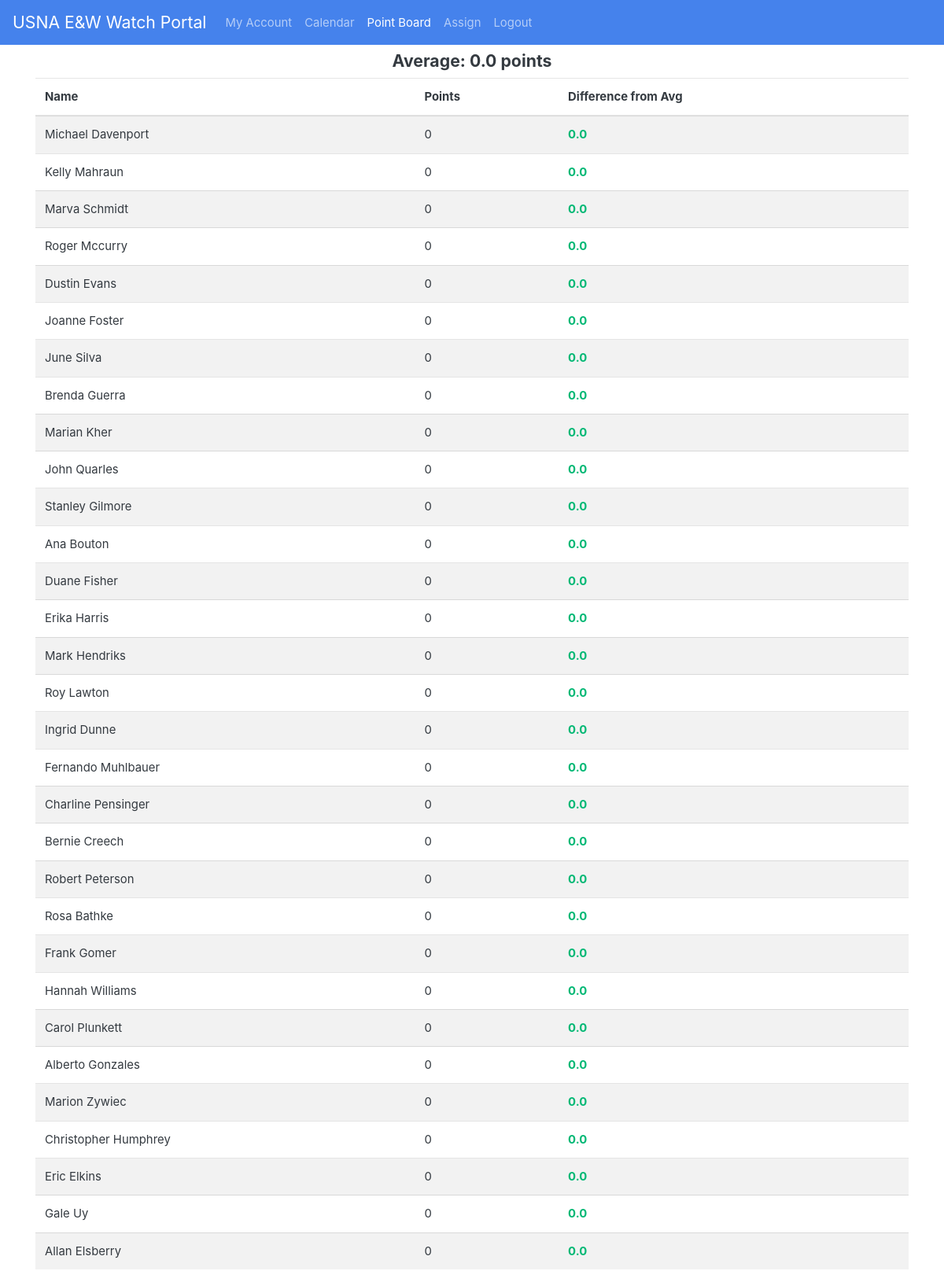
The page /points (signed in) on the database its author committed.
### app.py (models this page shows, shortened)
class User(UserMixin, db.Model):
    __tablename__ = 'Users'
    id = db.Column(db.Integer, primary_key=True)
    active = db.Column(db.Boolean, default=True)
    first = db.Column(db.String(128))
    last = db.Column(db.String(128))
    email = db.Column(db.String(64), index=True, unique=True)
    password_hash = db.Column(db.String(128))
    created = db.Column(db.DateTime, index=False,
                        unique=False, default=date.today())
    phone = db.Column(db.Integer)
    qualified = db.Column(db.Boolean, index=True, unique=False, default=False)
    data = db.Column(db.String(2**30), index=False, unique=False)
    points = db.Column(db.Integer, index=True, unique=False, default=0)
    department = db.Column(db.String(128))
    point_offset = db.Column(db.Integer, default=0)
    roles=db.Column(db.String(128),default='')
    def __repr__(self):
        return f"{self.first} {self.last}"

### app.py (the view)
@app.route('/points', methods=["GET"])
@login_required
def points():
    users = User.query.all()
    average =0
    for u in users:
        average+=u.points
    average = average/len(users)
    users.sort(reverse=True,key=lambda x: x.points)
    return render_template('points.html', users=users,average=average)

### app.py (called while the page is built)
@login.user_loader
def load_user(id=1):
    return User.query.get(int(id))

### templates/points.html (shortened to what this page needs)
{%extends "base.html"%}
{%block content%}
<div class="container">
    <h5 class="text-center">Average: {{average|round(1)}} points</h5>
    <table class="table table-striped table-hover">
        <thead>
            <tr>
                <th scope="col">Name</th>
                <th scope="col">Points</th>
                <th scope="col">Difference from Avg</th>
            </tr>
        </thead>
        <tbody>
            {%for u in users%}
            <tr>
                <td>{{u}}</td>
                <td>{{u.points}}</td>
                <td class='average'><strong>{{(u.points-average)|round(1)}}</strong></td>
            </tr>
            {%endfor%}
        </tbody>
    </table>
</div>
{%endblock%}

### templates/base.html (shortened to what this page needs)
<!DOCTYPE html>
<html lang="en">
<head>
    <link rel="stylesheet" href="/static/bootstrap.min.css">
    <link rel="stylesheet" href="/static/style.css">
</head>
<body>
    <nav class="navbar navbar-expand-md navbar-dark bg-primary">
        <a class="navbar-brand" href="/">USNA E&W Watch Portal</a>
        <div class="collapse navbar-collapse" id="navbarNav">
            <ul class="navbar-nav">
                <li class="nav-item {%if request.path == '/profile'%}active{%endif%}"">
                    <a class=" nav-link" href="/profile">My Account</a>
                </li>
                <li class="nav-item {%if request.path == '/jets'%}active{%endif%}"">
                    <a class=" nav-link" href="/calendar">Calendar</a>
                </li>
                <li class="nav-item {%if request.path == '/points'%}active{%endif%}"">
                    <a class=" nav-link" href="/points">Point Board</a>
                </li>
                <li class="nav-item {%if request.path == '/assign'%}active{%endif%}"">
                    <a class=" nav-link" href="/assign">Assign</a>
                </li>
                {%if current_user.is_anonymous%}
                <li class="nav-item {%if request.path == '/logout'%}active{%endif%}"">
                    <a class=" nav-link" href="/login">Login</a>
                </li>
                {%else%}
                <li class="nav-item {%if request.path == '/logout'%}active{%endif%}"">
                    <a class=" nav-link" href="/logout">Logout</a>
                </li>
                {%endif%}
            </ul>
        </div>
    </nav>
    <div class="mt-2 container-fluid">
        {% block content %}
        {% endblock %}
    </div>
</body>
</html>

### rows shown on the page
User: first+last "Michael Davenport", points "0", (u.points-average)|round(1) "0.0"
User: first+last "Kelly Mahraun", points "0", (u.points-average)|round(1) "0.0"
User: first+last "Marva Schmidt", points "0", (u.points-average)|round(1) "0.0"
User: first+last "Roger Mccurry", points "0", (u.points-average)|round(1) "0.0"
User: first+last "Dustin Evans", points "0", (u.points-average)|round(1) "0.0"
User: first+last "Joanne Foster", points "0", (u.points-average)|round(1) "0.0"
User: first+last "June Silva", points "0", (u.points-average)|round(1) "0.0"
User: first+last "Brenda Guerra", points "0", (u.points-average)|round(1) "0.0"
User: first+last "Marian Kher", points "0", (u.points-average)|round(1) "0.0"
User: first+last "John Quarles", points "0", (u.points-average)|round(1) "0.0"
User: first+last "Stanley Gilmore", points "0", (u.points-average)|round(1) "0.0"
User: first+last "Ana Bouton", points "0", (u.points-average)|round(1) "0.0"
User: first+last "Duane Fisher", points "0", (u.points-average)|round(1) "0.0"
User: first+last "Erika Harris", points "0", (u.points-average)|round(1) "0.0"
User: first+last "Mark Hendriks", points "0", (u.points-average)|round(1) "0.0"
User: first+last "Roy Lawton", points "0", (u.points-average)|round(1) "0.0"
User: first+last "Ingrid Dunne", points "0", (u.points-average)|round(1) "0.0"
User: first+last "Fernando Muhlbauer", points "0", (u.points-average)|round(1) "0.0"
User: first+last "Charline Pensinger", points "0", (u.points-average)|round(1) "0.0"
User: first+last "Bernie Creech", points "0", (u.points-average)|round(1) "0.0"
User: first+last "Robert Peterson", points "0", (u.points-average)|round(1) "0.0"
User: first+last "Rosa Bathke", points "0", (u.points-average)|round(1) "0.0"
User: first+last "Frank Gomer", points "0", (u.points-average)|round(1) "0.0"
User: first+last "Hannah Williams", points "0", (u.points-average)|round(1) "0.0"
User: first+last "Carol Plunkett", points "0", (u.points-average)|round(1) "0.0"
User: first+last "Alberto Gonzales", points "0", (u.points-average)|round(1) "0.0"
User: first+last "Marion Zywiec", points "0", (u.points-average)|round(1) "0.0"
User: first+last "Christopher Humphrey", points "0", (u.points-average)|round(1) "0.0"
User: first+last "Eric Elkins", points "0", (u.points-average)|round(1) "0.0"
User: first+last "Gale Uy", points "0", (u.points-average)|round(1) "0.0"
User: first+last "Allan Elsberry", points "0", (u.points-average)|round(1) "0.0"

### other values the page prints
{{ average|round(1) }} "0.0"
